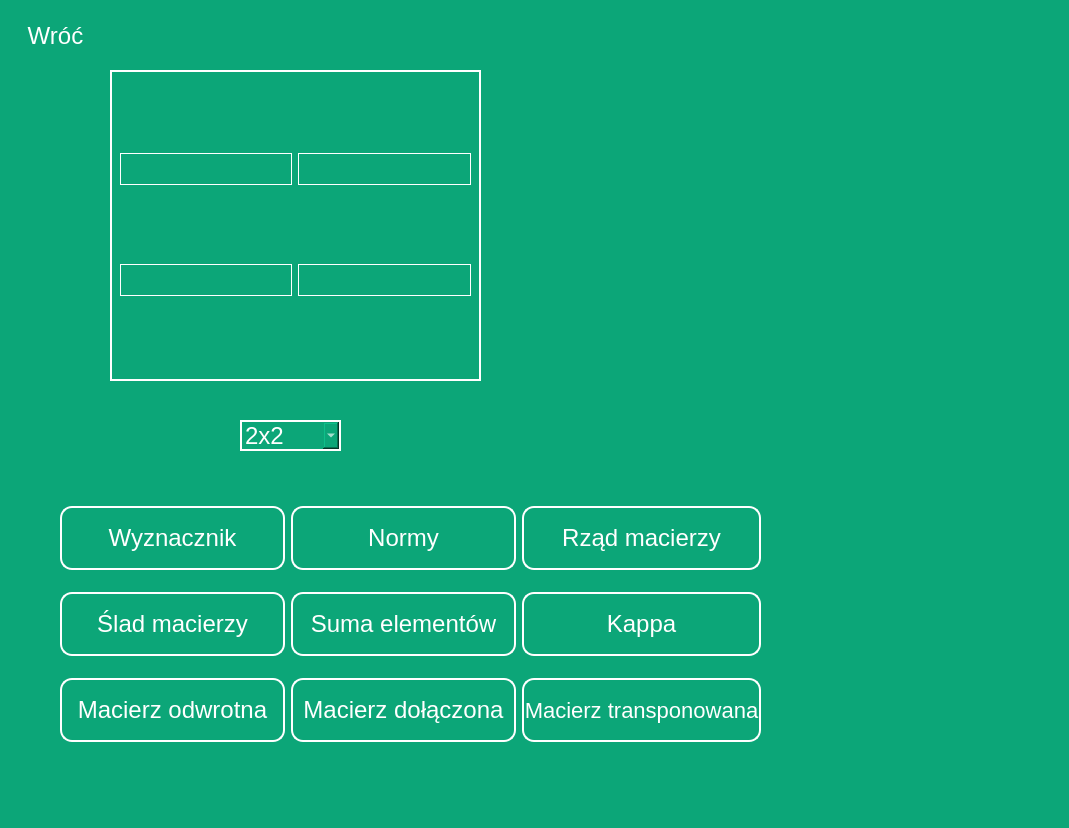
<?xml version="1.0" encoding="UTF-8"?>
<ui version="4.0">
 <class>MainWindow</class>
 <widget class="QMainWindow" name="MainWindow">
  <property name="geometry">
   <rect>
    <x>0</x>
    <y>0</y>
    <width>1069</width>
    <height>828</height>
   </rect>
  </property>
  <property name="windowTitle">
   <string>Jedna macierz</string>
  </property>
  <property name="styleSheet">
   <string notr="true">*{
	font-family: Arial;
	font-size: 24px;
}
#centralwidget{
	background-color: #0ca678;
}
QPushButton{
	height: 60px;
	border: 2px solid white;
	border-radius: 12px;
	color: white;
	background-color: transparent;
}
QPushButton:hover{
background-color: white; 
color: #0ca678;
}
QLabel{
	padding-right: 10px;
	border: 2px solid white;
	border-radius: 12px;
	color: white;
}
QLineEdit, QLineEdit:active{
	color: white;
	border: 1px solid white;
	background: #0ca678;
}
QComboBox{
	background: #0ca678;
	border: 2px solid white;
	color: white;
}
#matrix1widget, #matrix2widget, #matrix3widget{
border: 2px solid white;
}</string>
  </property>
  <widget class="QWidget" name="centralwidget">
   <widget class="QPushButton" name="btnBack">
    <property name="geometry">
     <rect>
      <x>10</x>
      <y>10</y>
      <width>91</width>
      <height>51</height>
     </rect>
    </property>
    <property name="styleSheet">
     <string notr="true">border: none;
border-radius: 0;</string>
    </property>
    <property name="text">
     <string>Wróć</string>
    </property>
   </widget>
   <widget class="QWidget" name="matrix1widget" native="true">
    <property name="geometry">
     <rect>
      <x>110</x>
      <y>70</y>
      <width>371</width>
      <height>311</height>
     </rect>
    </property>
    <property name="styleSheet">
     <string notr="true"/>
    </property>
    <widget class="QWidget" name="gridLayoutWidget_3">
     <property name="geometry">
      <rect>
       <x>10</x>
       <y>10</y>
       <width>351</width>
       <height>291</height>
      </rect>
     </property>
     <layout class="QGridLayout" name="gridLayout">
      <item row="0" column="0">
       <widget class="QLineEdit" name="lineEdit">
        <property name="alignment">
         <set>Qt::AlignCenter</set>
        </property>
       </widget>
      </item>
      <item row="0" column="1">
       <widget class="QLineEdit" name="lineEdit_2">
        <property name="alignment">
         <set>Qt::AlignCenter</set>
        </property>
       </widget>
      </item>
      <item row="1" column="0">
       <widget class="QLineEdit" name="lineEdit_3">
        <property name="alignment">
         <set>Qt::AlignCenter</set>
        </property>
       </widget>
      </item>
      <item row="1" column="1">
       <widget class="QLineEdit" name="lineEdit_4">
        <property name="alignment">
         <set>Qt::AlignCenter</set>
        </property>
       </widget>
      </item>
     </layout>
    </widget>
   </widget>
   <widget class="QComboBox" name="comboMatrixDims">
    <property name="geometry">
     <rect>
      <x>240</x>
      <y>420</y>
      <width>101</width>
      <height>31</height>
     </rect>
    </property>
    <item>
     <property name="text">
      <string>2x2</string>
     </property>
    </item>
    <item>
     <property name="text">
      <string>3x3</string>
     </property>
    </item>
    <item>
     <property name="text">
      <string>4x4</string>
     </property>
    </item>
    <item>
     <property name="text">
      <string>5x5</string>
     </property>
    </item>
   </widget>
   <widget class="QWidget" name="gridLayoutWidget">
    <property name="geometry">
     <rect>
      <x>60</x>
      <y>490</y>
      <width>701</width>
      <height>271</height>
     </rect>
    </property>
    <layout class="QGridLayout" name="gridButtons">
     <item row="6" column="1">
      <widget class="QPushButton" name="btnComplement">
       <property name="text">
        <string>Macierz dołączona</string>
       </property>
      </widget>
     </item>
     <item row="0" column="3">
      <widget class="QPushButton" name="btnRank">
       <property name="text">
        <string>Rząd macierzy</string>
       </property>
      </widget>
     </item>
     <item row="1" column="0">
      <widget class="QPushButton" name="btnTrace">
       <property name="text">
        <string>Ślad macierzy</string>
       </property>
      </widget>
     </item>
     <item row="6" column="3">
      <widget class="QPushButton" name="btnTranspose">
       <property name="styleSheet">
        <string notr="true">font-size: 22px</string>
       </property>
       <property name="text">
        <string>Macierz transponowana</string>
       </property>
      </widget>
     </item>
     <item row="6" column="0">
      <widget class="QPushButton" name="btnInverse">
       <property name="text">
        <string>Macierz odwrotna</string>
       </property>
      </widget>
     </item>
     <item row="0" column="0">
      <widget class="QPushButton" name="btnDet">
       <property name="text">
        <string>Wyznacznik</string>
       </property>
      </widget>
     </item>
     <item row="0" column="1">
      <widget class="QPushButton" name="btnNorm">
       <property name="text">
        <string>Normy</string>
       </property>
      </widget>
     </item>
     <item row="1" column="3">
      <widget class="QPushButton" name="btnCondition">
       <property name="text">
        <string>Kappa</string>
       </property>
      </widget>
     </item>
     <item row="1" column="1">
      <widget class="QPushButton" name="btnSum">
       <property name="text">
        <string>Suma elementów</string>
       </property>
      </widget>
     </item>
    </layout>
   </widget>
   <widget class="QWidget" name="gridLayoutWidget_2">
    <property name="geometry">
     <rect>
      <x>540</x>
      <y>70</y>
      <width>491</width>
      <height>251</height>
     </rect>
    </property>
    <layout class="QGridLayout" name="gridLayout_2"/>
   </widget>
   <widget class="QLabel" name="label">
    <property name="geometry">
     <rect>
      <x>520</x>
      <y>210</y>
      <width>511</width>
      <height>249</height>
     </rect>
    </property>
    <property name="styleSheet">
     <string notr="true">border: none;</string>
    </property>
    <property name="text">
     <string/>
    </property>
    <property name="alignment">
     <set>Qt::AlignVCenter</set>
    </property>
   </widget>
  </widget>
 </widget>
 <resources/>
 <connections/>
</ui>
